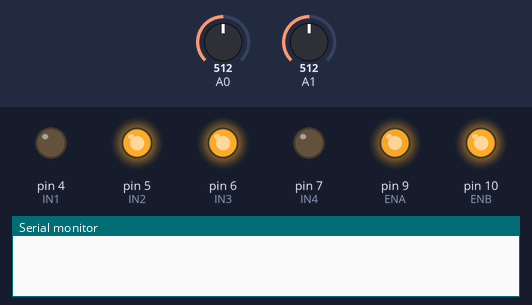
Simulated run of this sketch. Board: Arduino Uno, built with avr-gcc and run on an emulated ATmega328P. Shown: output pins drawn as LEDs (lit = HIGH), the last lines printed to the serial monitor. Inputs (shaded band) come from the test bench; at power-on: A0 = 512, A1 = 512.

Above: at 1.2 s.
1.3 s: A0 set to 410
2.8 s: A0 set to 388
At 4.0 s:
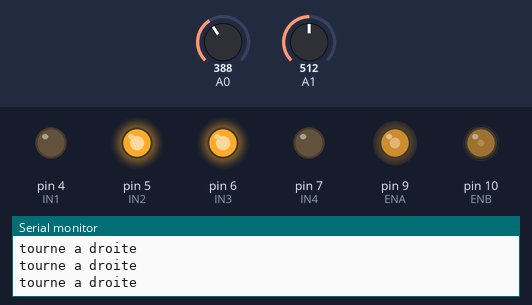
4.3 s: A1 set to 414
7.3 s: A1 set to 392
At 7.96 s:
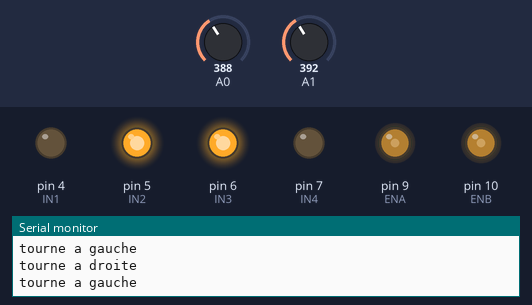
10.3 s: A0 set to 511
At 10.7 s:
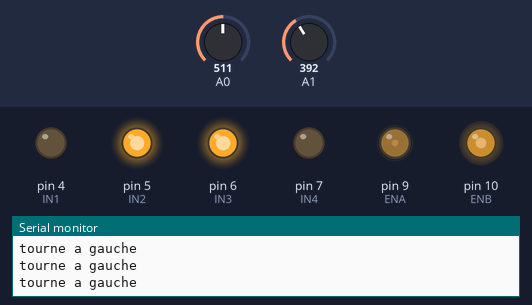
11.8 s: A1 set to 410
At 12.4 s:
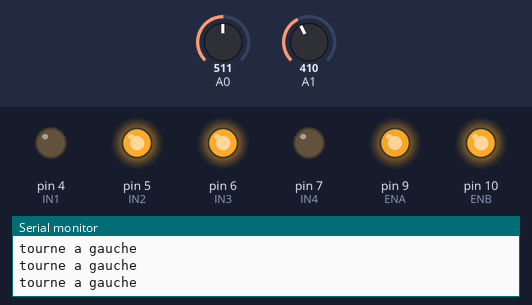
Timing chart, 0 to 14.3 s (numbered marks = the images above; inputs shaded):
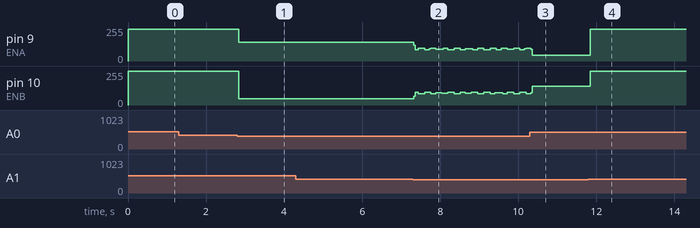

The sketch:

VOITUR_aller_droit.ino
```cpp
int ENA=9;
int IN1=4;
int IN2=5;
int ENB=10;
int IN3=6;
int IN4=7;
int valeur;
int valeur1;

void setup(){
  Serial.begin(9600);
  pinMode(ENA,OUTPUT);
  pinMode(ENB,OUTPUT);
  pinMode(IN1,OUTPUT);
  pinMode(IN2,OUTPUT);
  pinMode(IN3,OUTPUT);
  pinMode(IN4,OUTPUT);
  digitalWrite(ENA,LOW);
  digitalWrite(ENB,LOW);

  digitalWrite(IN1,LOW);
  digitalWrite(IN2,HIGH);

  digitalWrite(IN3,HIGH);
  digitalWrite(IN4,LOW);
  for(int i=0;i<5;i++){
    analogWrite(ENA,i*51);
    analogWrite(ENB,0);
    delay(2);}
  analogWrite(ENA,255);
  analogWrite(ENB,255);
}

void loop(){
  analogWrite(ENA,240);
  analogWrite(ENB,255);
  valeur=analogRead(0);
  valeur1=analogRead(1);
  if (valeur1<=400){
    analogWrite(ENA,0);
    analogWrite(ENB,0);
    analogWrite(ENA,40);
    analogWrite(ENB,140);
    Serial.println("tourne a gauche");
  }
  if (valeur<=400){
    analogWrite(ENA,0);
    analogWrite(ENB,0);
    analogWrite(ENA,140);
    analogWrite(ENB,40);
    Serial.println("tourne a droite");
  }

}
```

Measured:
- the behaviour switches between 401 and 400 on A0 (found by bisection; images 0 and 1)
- the behaviour switches between 401 and 400 on A1 (found by bisection; images 1 and 2)
- after the input at 1.3 s, every drawn part: stays the same
- after the input at 2.8 s, pin 9 (ENA): 240/255 → 142/255 at once; pin 10 (ENB): 255/255 → 46/255 at once
- after the input at 11.8 s, pin 9 (ENA): 42/255 → 240/255 at once; pin 10 (ENB): 141/255 → 255/255 at once
